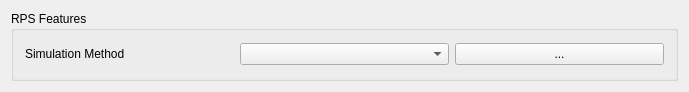
<?xml version="1.0" encoding="UTF-8"?>
<ui version="4.0">
 <class>UserDefinedPhenomenonLabGui::DlgUserDefinedPhenomenonLabFeatures</class>
 <widget class="QWidget" name="UserDefinedPhenomenonLabGui::DlgUserDefinedPhenomenonLabFeatures">
  <property name="geometry">
   <rect>
    <x>0</x>
    <y>0</y>
    <width>689</width>
    <height>92</height>
   </rect>
  </property>
  <property name="windowTitle">
   <string>UserDefinedPhenomenonLab Features</string>
  </property>
  <property name="sizeGripEnabled" stdset="0">
   <bool>true</bool>
  </property>
  <layout class="QGridLayout" name="gridLayout">
   <item row="0" column="0">
    <widget class="QGroupBox" name="RotationGB">
     <property name="sizePolicy">
      <sizepolicy hsizetype="MinimumExpanding" vsizetype="Preferred">
       <horstretch>0</horstretch>
       <verstretch>0</verstretch>
      </sizepolicy>
     </property>
     <property name="toolTip">
      <string>Use custom vector for pad direction otherwise
the sketch plane's normal vector will be used</string>
     </property>
     <property name="title">
      <string>RPS Features</string>
     </property>
     <layout class="QVBoxLayout" name="verticalLayout_3">
      <item>
       <layout class="QGridLayout" name="gridLayout_2" columnstretch="0,0,0">
        <item row="1" column="0">
         <widget class="QLabel" name="label_22">
          <property name="text">
           <string>Simulation Method</string>
          </property>
         </widget>
        </item>
        <item row="1" column="2">
         <widget class="QPushButton" name="simulationMethodPushButton">
          <property name="sizePolicy">
           <sizepolicy hsizetype="Preferred" vsizetype="Fixed">
            <horstretch>0</horstretch>
            <verstretch>0</verstretch>
           </sizepolicy>
          </property>
          <property name="text">
           <string>...</string>
          </property>
         </widget>
        </item>
        <item row="1" column="1">
         <widget class="QComboBox" name="simulationMethodComboBox"/>
        </item>
       </layout>
      </item>
     </layout>
    </widget>
   </item>
  </layout>
 </widget>
 <layoutdefault spacing="6" margin="11"/>
 <resources>
  <include location="Resources/UserDefinedPhenomenonLab.qrc"/>
 </resources>
 <connections/>
</ui>
